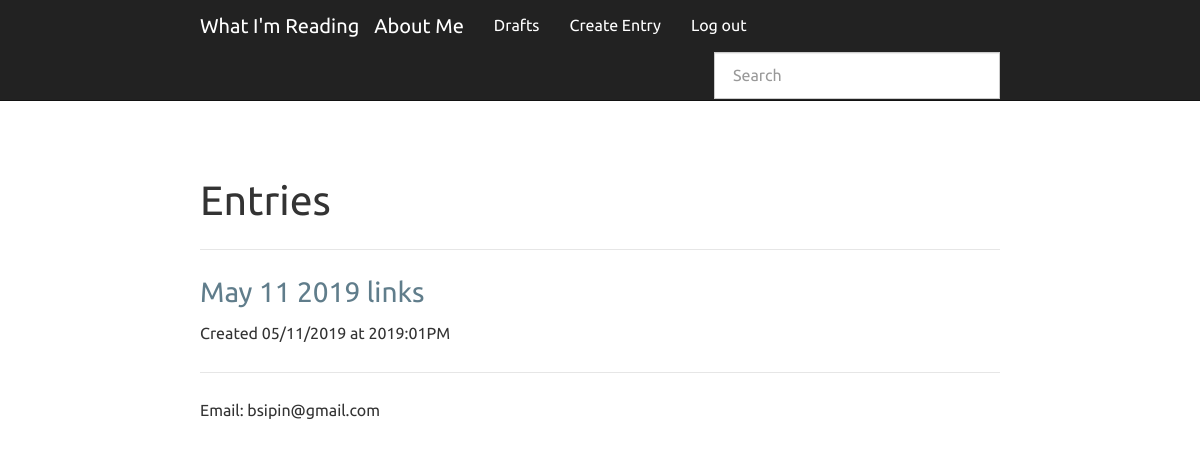
The page /drafts/ (signed in) on the database as committed earlier.
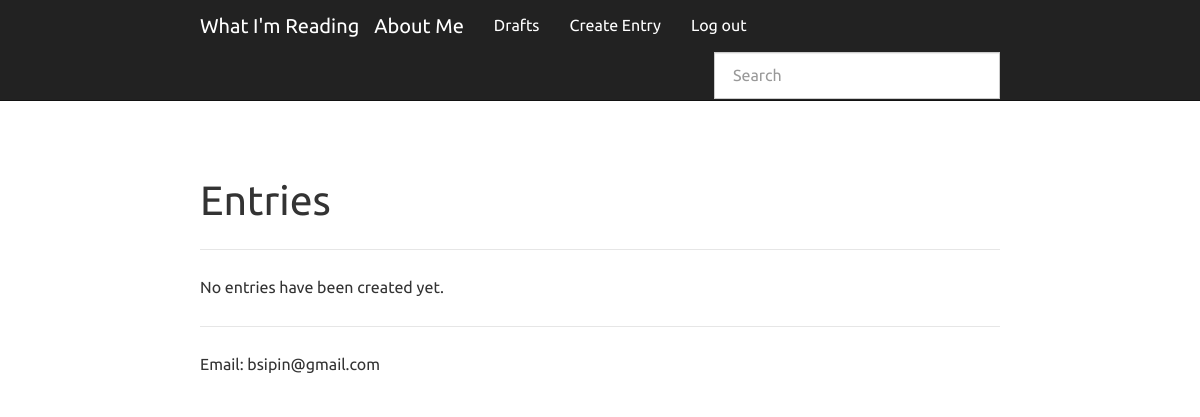
The same page on the database as committed later.
### app.py (models this page shows, shortened)
class Entry(flask_db.Model):
    title = CharField()
    slug = CharField(unique=True)
    content = TextField()
    published = BooleanField(index=True)
    timestamp = DateTimeField(default=datetime.datetime.now, index=True)
    @classmethod
    def drafts(cls):
        return Entry.select().where(Entry.published == False)

### app.py (the view)
    @classmethod
    def drafts(cls):
        return Entry.select().where(Entry.published == False)

### app.py (called while the page is built)
def login_required(fn):
    @functools.wraps(fn)
    def inner(*args, **kwargs):
        if session.get('logged_in'):
            return fn(*args, **kwargs)
        return redirect(url_for('login', next=request.path))
    return inner

@app.route('/drafts/')
@login_required
def drafts():
    query = Entry.drafts().order_by(Entry.timestamp.desc())
    return object_list('index.html', query, check_bounds=False)

### templates/index.html (shortened to what this page needs)
{% extends "base.html" %}
{% block content_title %}{% if search %}Search "{{ search }}"{% else %}Entries{% endif %}{% endblock %}
{% block content %}
  {% for entry in object_list %}
    <h3>
      <a href="{% if entry.published %}{{ url_for('detail', slug=entry.slug) }}{% else %}{{ url_for('edit', slug=entry.slug) }}{% endif %}">
        {{ entry.title }}
      </a>
    </h3>
    <p>Created {{ entry.timestamp.strftime('%m/%d/%Y at %G:%I%p') }}</p>
  {% else %}
    <p>No entries have been created yet.</p>
  {% endfor %}
{% endblock %}

Rows that differ between the two databases and show on the page:
no longer on this page (row edited): Entry: title "May 11 2019 links", timestamp "05/11/2019 at 2019:01PM"
Other text that changed with them:
text now shown: "No entries have been created yet."
